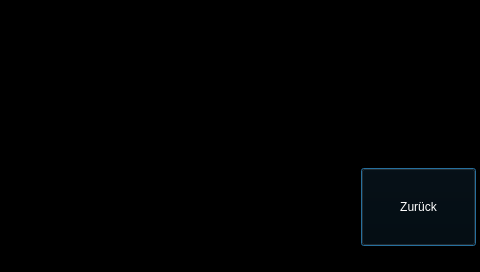
<?xml version="1.0" encoding="UTF-8"?>
<ui version="4.0">
 <class>kameraeingangwindow</class>
 <widget class="QDialog" name="kameraeingangwindow">
  <property name="geometry">
   <rect>
    <x>0</x>
    <y>0</y>
    <width>480</width>
    <height>272</height>
   </rect>
  </property>
  <property name="windowTitle">
   <string>Dialog</string>
  </property>
  <property name="styleSheet">
   <string notr="true">background-color: rgb(0, 0, 0)</string>
  </property>
  <widget class="QLabel" name="label">
   <property name="geometry">
    <rect>
     <x>0</x>
     <y>0</y>
     <width>480</width>
     <height>272</height>
    </rect>
   </property>
   <property name="text">
    <string>TextLabel</string>
   </property>
  </widget>
  <widget class="QPushButton" name="pushButtonBack">
   <property name="geometry">
    <rect>
     <x>361</x>
     <y>168</y>
     <width>115</width>
     <height>78</height>
    </rect>
   </property>
   <property name="styleSheet">
    <string notr="true">color: rgb(255, 255, 255);background-color:rgba(0, 0, 0, 96)</string>
   </property>
   <property name="text">
    <string>Zurück</string>
   </property>
  </widget>
 </widget>
 <resources/>
 <connections/>
</ui>
